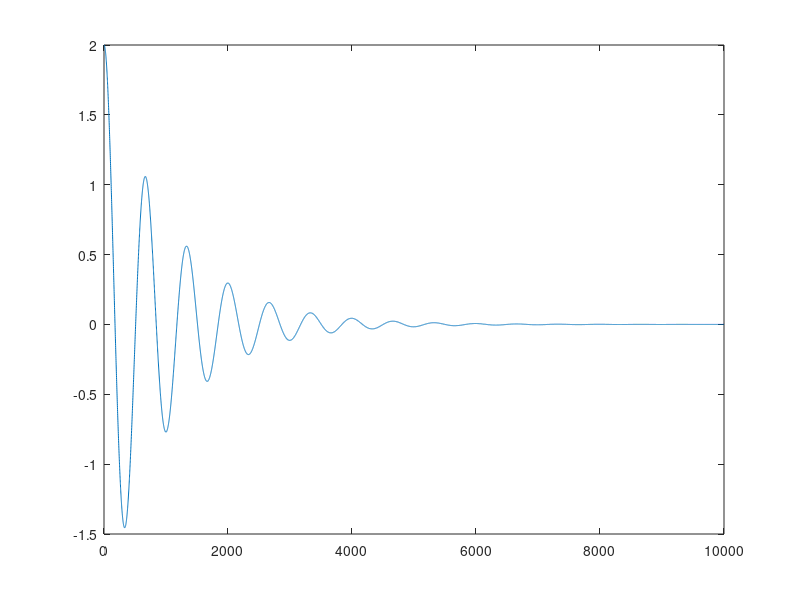

Write MATLAB code to recreate this figure.
k = 0.9;
m = 1.0;
b = 0.2;

dt = 0.01;
THETA_0 = 2;
THETA_DOT_0 = 0.0;
ITERS = 10000;

thetas = zeros(ITERS, 1);
theta = THETA_0
theta_dot = THETA_DOT_0
for i = 1:ITERS
  t = (i - 1) * dt;
  
  theta_ddot = -k/m*theta -b/m*theta_dot;
  
  theta = theta + (theta_dot * dt);
  theta_dot = theta_dot + (theta_ddot * dt);
  
  thetas(i) = theta;
endfor
plot(thetas);

    